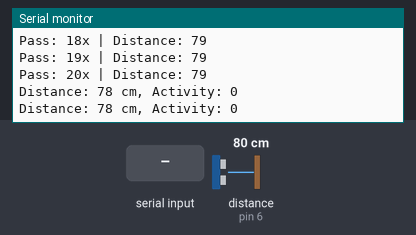
Bench run of a sketch on a simulated Arduino Uno, built with avr-gcc and run on an emulated ATmega328P. Parts: the last lines printed to the serial monitor. Wiring (inferred from the names in the program): ultrasonic range finder: trigger pin 7; echo pin 6. The inputs (shaded band) are chosen by the test bench; at power-on: distance to the obstacle (sensor on pin 6) 80 cm. The echo pulse lasts 58.3 µs per cm.

Above: at 3.3 s.
3.4 s: distance to the obstacle (sensor on pin 6) set to 2 cm
At 4.7 s:
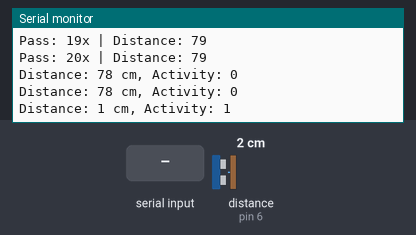
4.9 s: "calibrate\n" received over Serial
At 7.7 s:
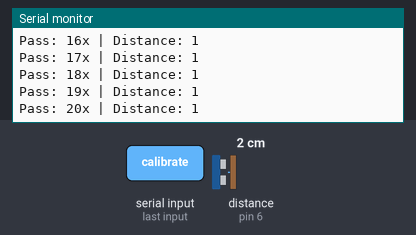
7.9 s: distance to the obstacle (sensor on pin 6) set to 4 cm
At 9.0 s:
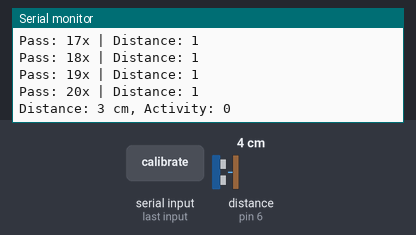
Timing chart, 0 to 10.4 s (numbered marks = the images above; inputs shaded):
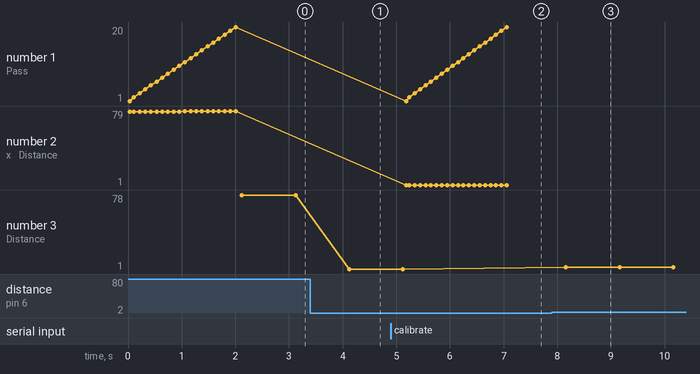

The sketch:

ultrasonicv2.ino
```cpp
#define ECHO 6 // The echo pin
#define TRIG 7 // The trig pin
#define CALIBRATION 20 // Amount of times to pass for average calibration
#define THRESHOLD 10 // Threshold between activity and calibration value

int average;

void setup() {
  pinMode(TRIG, OUTPUT);
  pinMode(ECHO, INPUT);
  Serial.begin(9600);
  average = calibration();
}

int calibration() {
  long duration;
  int distance;
  int sum = 0;
  int average;
  Serial.println("Calibrating initial distance");

  int i = 1;

  while (i < CALIBRATION + 1) {
    distance = calculateDistance();
    if (distance < 2000) { // Check if not bad read
      Serial.print("Pass: ");
      Serial.print(i);
      Serial.print("x | Distance: ");
      Serial.println(distance);
      sum = sum + distance;
      i++;
      delay(100);
    }
  }

  average = sum / CALIBRATION;
  return average;

}

int calculateDistance() {
  long duration;
  int distance;

  digitalWrite(TRIG, LOW);
  delayMicroseconds(2);

  digitalWrite(TRIG, HIGH);
  delayMicroseconds(10);
  digitalWrite(TRIG, LOW);

  duration = pulseIn(ECHO, HIGH);

  distance = duration * 0.034 / 2; // Speed of sound wave divided by 2 (go and back)

  return distance;
}

void loop() {
  int distance = calculateDistance();
  if (distance < average - THRESHOLD) { // Leeway for noise in reading, discards inaccurate reads
    Serial.print("Distance: ");
    Serial.print(distance);
    Serial.print(" cm, ");
    Serial.print("Activity: ");
    Serial.println("1");
  } else if (distance < average + THRESHOLD) {
    Serial.print("Distance: ");
    Serial.print(distance);
    Serial.print(" cm, ");
    Serial.print("Activity: ");
    Serial.println("0");
  }

  if (Serial.available()>0) {
    String value = Serial.readStringUntil('\n');
    if (value == "calibrate") {
      average = calibration();
    }
  }

  delay(1000);
}
```

Measured:
- after the input at 3.4 s, the serial monitor: prints a new line after 0.72 s (image 1)
- after the input at 4.9 s, the serial monitor: prints a new line after 0.25 s (image 2)
- after the input at 7.9 s, the serial monitor: prints a new line after 0.26 s (image 3)
- plotted number 3: 78 → 1 after the input at 3.4 s
